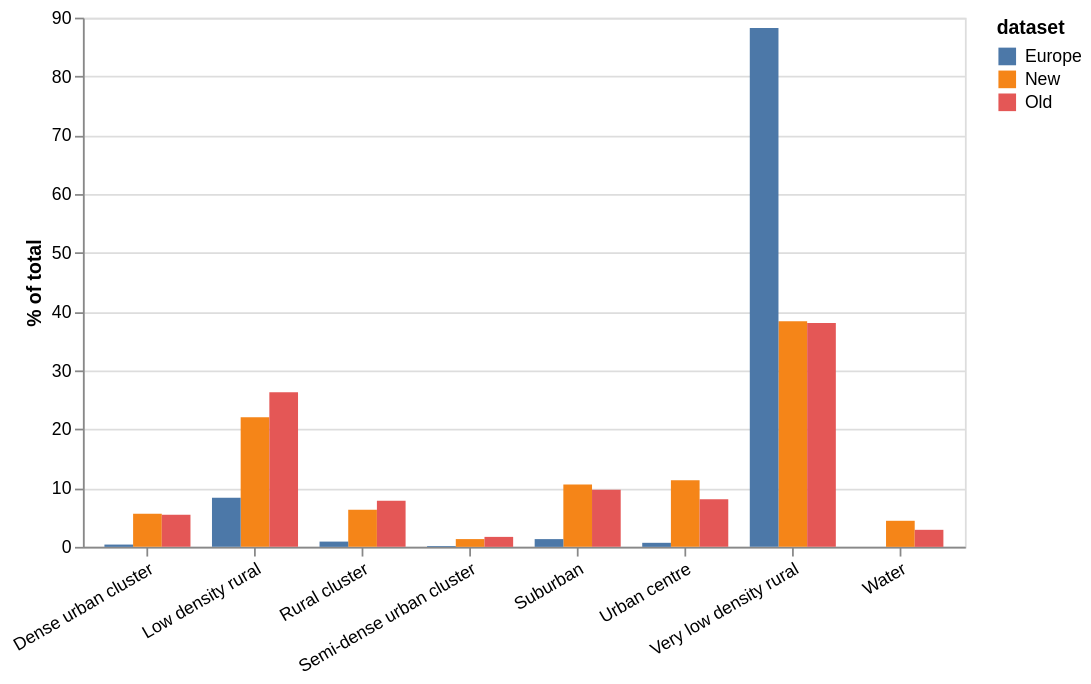

Source (Vega-Lite JSON):
### Vega-Lite specification from a JSON file in a GitHub repository (floating-point values rounded to 4 significant figures)
{"config": {"view": {"continuousWidth": 300, "continuousHeight": 300}}, "data": {"name": "data-391533a2aa33c8409a2279d2dafae883"}, "mark": {"type": "bar"}, "encoding": {"color": {"field": "dataset", "type": "nominal"}, "x": {"axis": {"labelAlign": "right", "labelAngle": -30}, "field": "label", "title": null, "type": "nominal"}, "xOffset": {"field": "dataset", "type": "nominal"}, "y": {"field": "pct", "title": "% of total", "type": "quantitative"}}, "height": 300, "width": 500, "$schema": "https://vega.github.io/schema/vega-lite/v6.4.1.json", "datasets": {"data-391533a2aa33c8409a2279d2dafae883": [{"label": "Water", "pct": 4.431, "dataset": "New"}, {"label": "Very low density rural", "pct": 38.37, "dataset": "New"}, {"label": "Low density rural", "pct": 22.06, "dataset": "New"}, {"label": "Rural cluster", "pct": 6.316, "dataset": "New"}, {"label": "Suburban", "pct": 10.58, "dataset": "New"}, {"label": "Semi-dense urban cluster", "pct": 1.32, "dataset": "New"}, {"label": "Dense urban cluster", "pct": 5.609, "dataset": "New"}, {"label": "Urban centre", "pct": 11.31, "dataset": "New"}, {"label": "Water", "pct": 2.894, "dataset": "Old"}, {"label": "Very low density rural", "pct": 38.05, "dataset": "Old"}, {"label": "Low density rural", "pct": 26.28, "dataset": "Old"}, {"label": "Rural cluster", "pct": 7.843, "dataset": "Old"}, {"label": "Suburban", "pct": 9.711, "dataset": "Old"}, {"label": "Semi-dense urban cluster", "pct": 1.692, "dataset": "Old"}, {"label": "Dense urban cluster", "pct": 5.451, "dataset": "Old"}, {"label": "Urban centre", "pct": 8.077, "dataset": "Old"}, {"label": "Very low density rural", "pct": 88.25, "dataset": "Europe"}, {"label": "Low density rural", "pct": 8.335, "dataset": "Europe"}, {"label": "Rural cluster", "pct": 0.892, "dataset": "Europe"}, {"label": "Suburban", "pct": 1.315, "dataset": "Europe"}, {"label": "Semi-dense urban cluster", "pct": 0.1357, "dataset": "Europe"}, {"label": "Dense urban cluster", "pct": 0.3875, "dataset": "Europe"}, {"label": "Urban centre", "pct": 0.6854, "dataset": "Europe"}]}}
